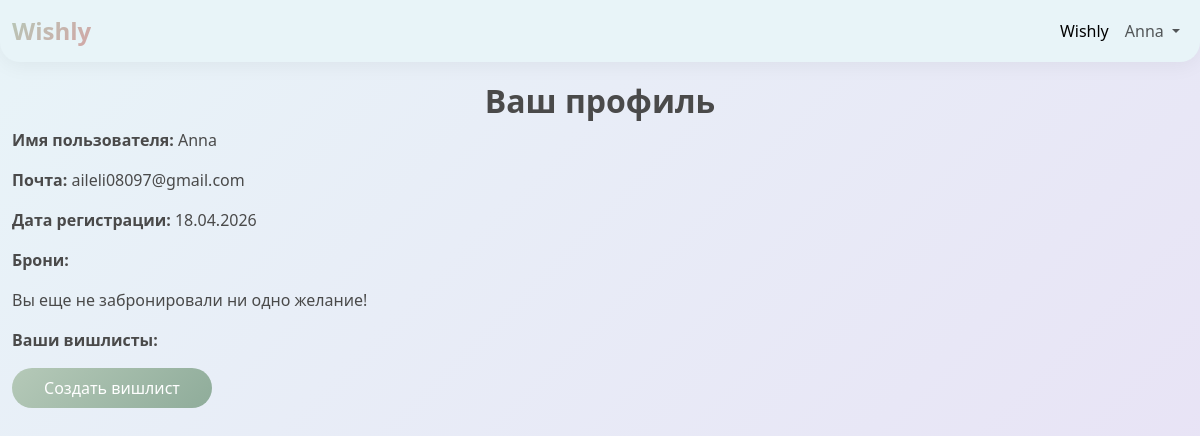
The page /profile (signed in) on the database as committed earlier.
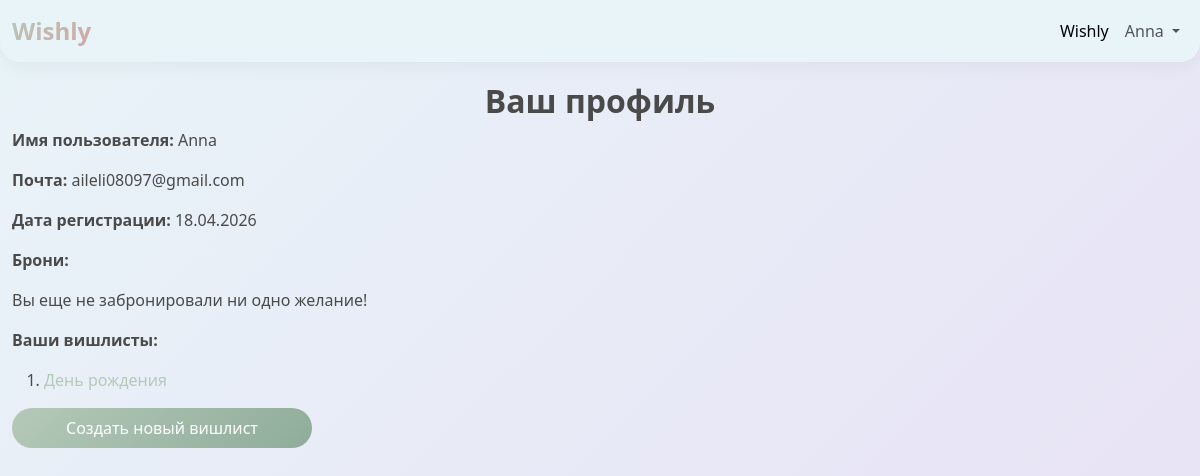
The same page on the database as committed later.
### data/users.py (models this page shows, shortened)
class User(SqlAlchemyBase, UserMixin, SerializerMixin):
    __tablename__ = 'users'
    id = sqlalchemy.Column(sqlalchemy.Integer,
                           primary_key=True, autoincrement=True)
    username = sqlalchemy.Column(sqlalchemy.String, unique=True, nullable=True)
    email = sqlalchemy.Column(sqlalchemy.String,
                              index=True, unique=True, nullable=True)
    hashed_password = sqlalchemy.Column(sqlalchemy.String, nullable=True)
    modified_date = sqlalchemy.Column(sqlalchemy.DateTime,
                                      default=date.today())
    lists = orm.relationship("Lists", back_populates='user')

### data/lists.py (models this page shows, shortened)
class Lists(SqlAlchemyBase, SerializerMixin):
    __tablename__ = 'lists'
    id = sqlalchemy.Column(sqlalchemy.Integer,
                           primary_key=True, autoincrement=True)
    feast = sqlalchemy.Column(sqlalchemy.String, nullable=True)
    date = sqlalchemy.Column(sqlalchemy.Date,
                                   default=datetime.date.today, nullable=True)
    time = sqlalchemy.Column(sqlalchemy.Time,
                             default=datetime.time(hour=13, minute=30), nullable=True)
    notification = sqlalchemy.Column(sqlalchemy.Boolean, default=True)
    user_id = sqlalchemy.Column(sqlalchemy.Integer, sqlalchemy.ForeignKey('users.id'))
    token = sqlalchemy.Column(sqlalchemy.String, unique=True, nullable=True)
    user = orm.relationship('User')

### main.py (the view, shortened to what this page needs)
@application.route('/profile')
@login_required
def profile():
    db_sess = db_session.create_session()
    sub_lists = set()
    soon = set()
    end = set()
    lists = db_sess.query(Lists).filter(Lists.user_id == current_user.id).all()
    for l in lists:
        if l is not None:
            if 0 <= (l.date - date.today()).days < 7:
                soon.add(l)
            elif (l.date - date.today()).days < 0:
                end.add(l)
    user = db_sess.query(User).filter(User.id == current_user.id).first()
    return render_template('profile.html', sub_lists=list(sub_lists), lists=lists, user=user, soon=list(soon), end=list(end))

### data/db_session.py (called while the page is built)
def create_session() -> Session:
    global __factory
    if __factory is None:
        if os.environ.get('DATABASE_URL'):
            global_init(None)
        else:
            global_init("db/wishly.db")
    return __factory()

### main.py (called while the page is built)
@login_manager.user_loader
def load_user(user_id):
    db_sess = db_session.create_session()
    return db_sess.query(User).get(user_id)

### templates/profile.html
{% extends "base.html" %}
{% block content %}
<h2 class="text-center">Ваш профиль</h2>
<p><b>Имя пользователя:</b> {{ user.username }}</p>
<p><b>Почта:</b> {{ user.email }}</p>
<p><b>Дата регистрации:</b> {{ user.modified_date.strftime("%d.%m.%Y") }}</p>
<p><b>Брони:</b></p>
{% if sub_lists %}
    <div class="table_container">
          <ol>
            {% for item in sub_lists %}
              {% if item in soon and item.notification%}
              <li class="ordinary"><a href="/shared/{{ item.token }}">{{ item.feast }}(Осталось меньше недели)</a></li>
              {% elif item in end %}
              <li class="ordinary"><a href="/shared/{{ item.token }}">{{ item.feast }}(Дата события уже прошла)</a></li>
              {% else %}
              <li class="ordinary"><a href="/shared/{{ item.token }}">{{ item.feast }}</a></li>
              {% endif %}
            {% endfor %}
          </ol>
    </div>
{% else %}
<p>Вы еще не забронировали ни одно желание!</p>
{% endif %}
<p><b>Ваши вишлисты:</b></p>
{% if lists %}
    <div class="table_container">
          <ol>
            {% for item in lists %}
              {% if item in soon and item.notification%}
              <li class="ordinary"><a href="/list{{ item.id }}">{{ item.feast }}(Осталось меньше недели)</a></li>
              {% elif item in end %}
              <li class="ordinary"><a href="/list{{ item.id }}">{{ item.feast }}(Дата события уже прошла)</a></li>
              {% else %}
              <li class="ordinary"><a href="/list{{ item.id }}">{{ item.feast }}</a></li>
              {% endif %}
            {% endfor %}
          </ol>
      <a class="nav-link btn btn-primary" style="width: 300px;" href="/add_list">Создать новый вишлист</a>
    </div>
{% else %}
<a class="nav-link btn btn-primary" style="width: 200px;" href="/add_list">Создать вишлист</a>
{% endif %}
{% endblock %}

### templates/base.html (shortened to what this page needs)
<!doctype html>
<html lang="en">
<head>
    <link href="https://cdn.jsdelivr.net/npm/bootstrap@5.3.8/dist/css/bootstrap.min.css" rel="stylesheet"
>
    <link href="/static/css/style.css" rel="stylesheet">
</head>
<body>
<header>
    <nav class="navbar navbar-expand-lg bg-body-tertiary">
        <div class="container-fluid">
            <a class="navbar-brand" href="/"><strong>Wishly</strong></a>
            <div class="collapse navbar-collapse " id="navbarSupportedContent">
                <ul class="navbar-nav ms-auto">
                    <li class="nav-item">
                        <a class="nav-link active" aria-current="page" href="/">Wishly</a>
                    </li>
                    {% if current_user.is_authenticated %}
                    <li class="nav-item dropdown">
                        <a class="nav-link dropdown-toggle" href="#" role="button" data-bs-toggle="dropdown"
                           aria-expanded="false">
                            {{ current_user.username }}
                        </a>
                    </li>
                    {% endif %}
                </ul>
            </div>
        </div>
    </nav>
</header>
<main role="main" class="container">
    {% block content %}{% endblock %}
</main>
</body>
</html>

### static/css/style.css (style rules this page uses)
:root { --soft-blue: #E8F4F8; --white: #FFFFFF; --powder-pink: #FDE8EC; --lavender: #E8E0F5; --dusty-rose: #D4A5A5; --sage-green: #B5C9B8; --text-dark: #4A4A4A; --text-light: #7A7A7A; --shadow: 0 4px 12px rgba(0, 0, 0, 0.05); --border-radius: 16px; }
body { background: linear-gradient(135deg, var(--soft-blue) 0%, var(--lavender) 100%); font-family: 'Segoe UI', 'Roboto', 'Helvetica Neue', sans-serif; color: var(--text-dark); min-height: 100vh; }
.container { max-width: 1400px; margin: 0 auto; }
.btn { border-radius: 25px; padding: 8px 20px; font-weight: 500; transition: all 0.3s ease; border: none; }
.btn-primary { background: linear-gradient(135deg, var(--sage-green) 0%, #8FAC9A 100%); color: white; }
.navbar { background: var(--soft-blue) !important; box-shadow: 0 4px 20px rgba(0, 0, 0, 0.05); border-radius: 0 0 20px 20px; margin-bottom: 20px; }
.navbar-brand { font-weight: 700; font-size: 24px; background: linear-gradient(135deg, var(--sage-green) 0%, var(--dusty-rose) 100%); -webkit-background-clip: text; background-clip: text; color: transparent; }
.nav-link { color: var(dusty-rose) !important; transition: color 0.2s ease; }
a { color: var(--sage-green); text-decoration: none; transition: all 0.25s ease; font-weight: 500; }
h1, h2, h3, h4, h5 { font-weight: 600; color: var(--text-dark); }
.text-center { color: var(--text-dark); }

Rows that differ between the two databases and show on the page:
added Lists: feast "День рождения"
Other text that changed with them:
text no longer shown: "Создать вишлист"
text now shown: "Создать новый вишлист"
